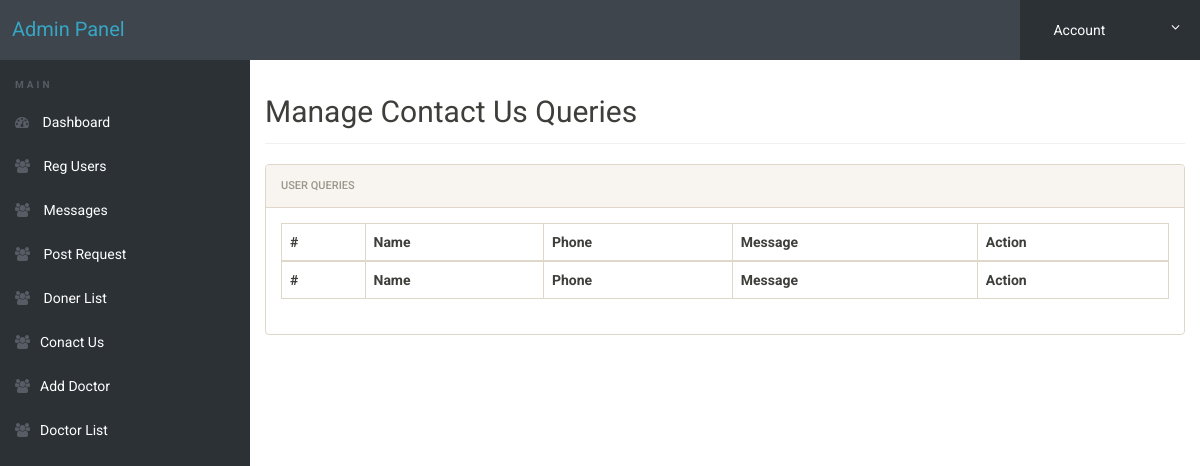
The app's page /admin/manage-conactusquery.php (signed in), older data.
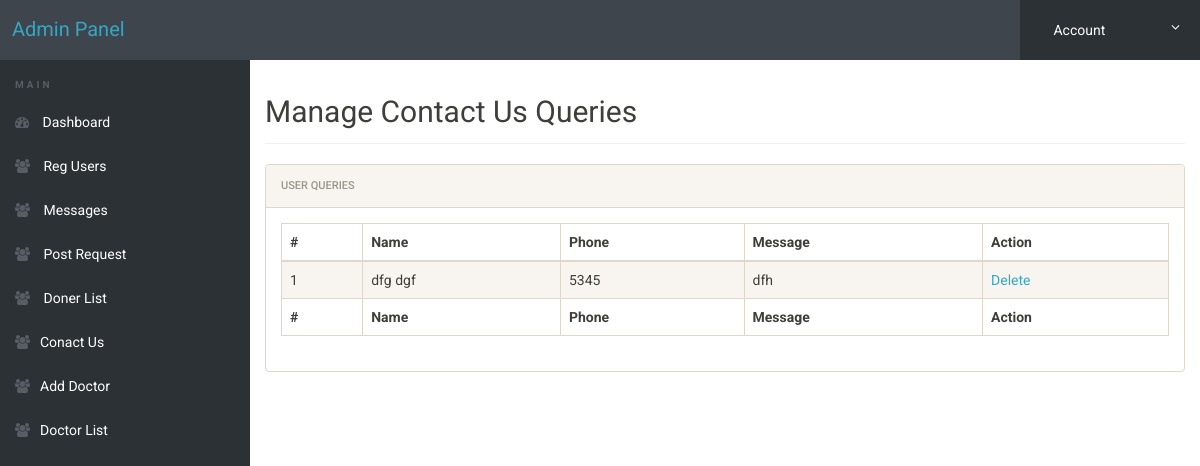
The same page, newer data.
### tables this page shows
CREATE TABLE IF NOT EXISTS `contactus` (
  `id` int(11) NOT NULL AUTO_INCREMENT,
  `fname` varchar(30) DEFAULT NULL,
  `lname` varchar(30) DEFAULT NULL,
  `phone` varchar(15) DEFAULT NULL,
  `messages` text NOT NULL,
  PRIMARY KEY (`id`)
);

### admin/manage-conactusquery.php (the view, shortened to what this page needs)
<?php
	require_once("../backend/db.php");
    $query = "SELECT * FROM contactus";
    $result = mysqli_query($connect, $query);
 ?>
<!doctype html>
<html lang="en" class="no-js">
<head>
	<link rel="stylesheet" href="css/font-awesome.min.css">
	<link rel="stylesheet" href="css/bootstrap.min.css">
	<link rel="stylesheet" href="css/dataTables.bootstrap.min.css">
	<link rel="stylesheet" href="css/bootstrap-social.css">
	<link rel="stylesheet" href="css/bootstrap-select.css">
	<link rel="stylesheet" href="css/fileinput.min.css">
	<link rel="stylesheet" href="css/awesome-bootstrap-checkbox.css">
	<link rel="stylesheet" href="css/style.css">
</head>
<body>
	<?php include('includes/header.php');?>
	<div class="ts-main-content">
		<?php include('includes/leftbar.php');?>
		<div class="content-wrapper">
			<div class="container-fluid">
				<div class="row">
					<div class="col-md-12">
						<h2 class="page-title">Manage Contact Us Queries</h2>
						<div class="panel panel-default">
							<div class="panel-heading">User Queries</div>
							<div class="panel-body">
								<table id="zctb" class="display table table-striped table-bordered table-hover" cellspacing="0" width="100%">
									<thead>
										<tr>
										<th>#</th>
											<th>Name</th>
											<th>Phone</th>
											<th>Message</th>
											<th>Action</th>
										</tr>
									</thead>
									<tbody>
									<?php foreach ($result as $data):
$id = $data['id'];
									?>
										<tr>
											<td><?php echo $data['id'];?></td>
											<td><?php echo $data['fname']. " ".$data['lname'];?></td>
											<td><?php echo $data['phone'];?></td>
											<td><?php echo $data['messages'];?></td>
											<td><a href="manage-conactusquery.php?eid=<?php echo $id?>">Delete</a></td>
										</tr>
									<?php endforeach;?>
									</tbody>
									<tfoot>
										<tr>
										<th>#</th>
											<th>Name</th>
											<th>Phone</th>
											<th>Message</th>
											<th>Action</th>
										</tr>
									</tfoot>
								</table>
							</div>
						</div>
					</div>
				</div>
			</div>
		</div>
	</div>
</body>
</html>

Row changes from the older to the newer data that the page shows:
added contactus: id "1", fname "dfg", lname "dgf", phone "5345", messages "dfh"
